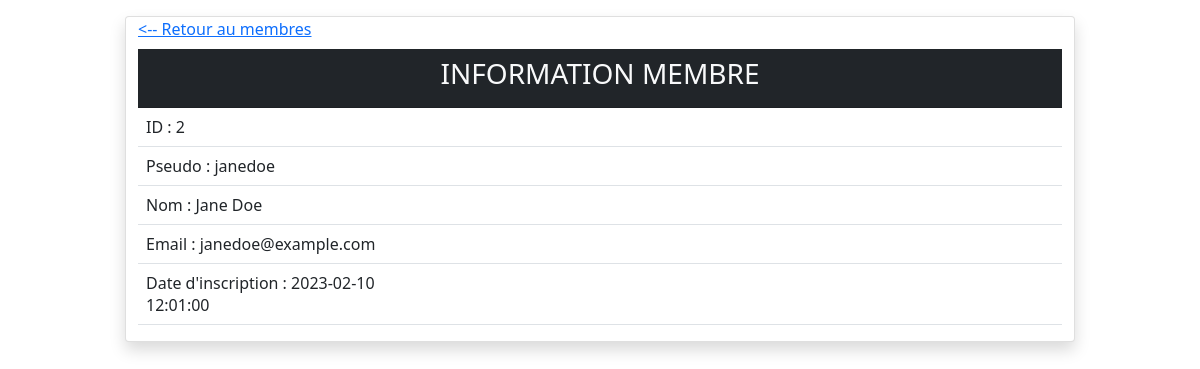
/membre.php?id=2, run on the app's committed database.
### tables this page shows
CREATE TABLE `membre` (
  `id_membre` bigint NOT NULL AUTO_INCREMENT,
  `pseudo` varchar(255) NOT NULL,
  `nom` varchar(255) NOT NULL,
  `email` varchar(255) NOT NULL,
  `mdp` varchar(255) NOT NULL,
  `date_inscription` datetime NOT NULL,
  PRIMARY KEY (`id_membre`)
);

### html/fonctions/gestionMembre.php (called while the page is built, shortened)
<?php
function getMembreById($id) {
    try {
        $bdd = getDatabase();
        $sql = "SELECT * FROM membre WHERE id_membre = :id;";
        $sth = $bdd->prepare($sql);
        $sth->bindValue('id', $id);
        $sth->execute();
        $membre = $sth->fetch(PDO::FETCH_OBJ);
        return $membre;
    } catch (PDOException $error) {
        echo $error->getMessage();
        return false;
    }
}

### html/membre.php (the view, shortened to what this page needs)
<?php
require "./fonctions/gestionMembre.php";
$id = (int) $_GET['id'];
$membre = getMembreById($id);
?>
<!DOCTYPE>
<html>
<head>
    <link href="https://cdn.jsdelivr.net/npm/bootstrap@5.0.0-beta3/dist/css/bootstrap.min.css" rel="stylesheet"
>
</head>
<body>
    <div class="container">
        <div class="row">
            <div class="col-10 card shadow mx-auto mt-3">
                <a href="/membres.php"><-- Retour au membres</a>
                <div class="card-header text-center bg-dark text-light mt-2">
                    <h3>INFORMATION MEMBRE</h3>
                </div>
                <div class="card-content">
                    <table class="table">
                        <tbody>
                            <tr>
                                <td width="30%">ID : <?= $membre->id_membre; ?></td>
                                <td></td>
                            </tr>
                            <tr>
                                <td width="30%">Pseudo : <?= $membre->pseudo; ?></td>
                                <td></td>
                            </tr>
                            <tr>
                                <td width="30%">Nom : <?= $membre->nom; ?></td>
                                <td></td>
                            </tr>
                            <tr>
                                <td width="30%">Email : <?= $membre->email; ?></td>
                                <td></td>
                            </tr>
                            <tr>
                                <td width="30%">Date d'inscription : <?= $membre->date_inscription; ?></td>
                                <td></td>
                            </tr>
                        </tbody>
                    </table>
                </div>
            </div>
        </div>
    </div>
</body>
</html>

### data on the page
membre: id_membre "2", pseudo "janedoe", nom "Jane Doe", email "janedoe@example.com", date_inscription "2023-02-10 12:01:00"
